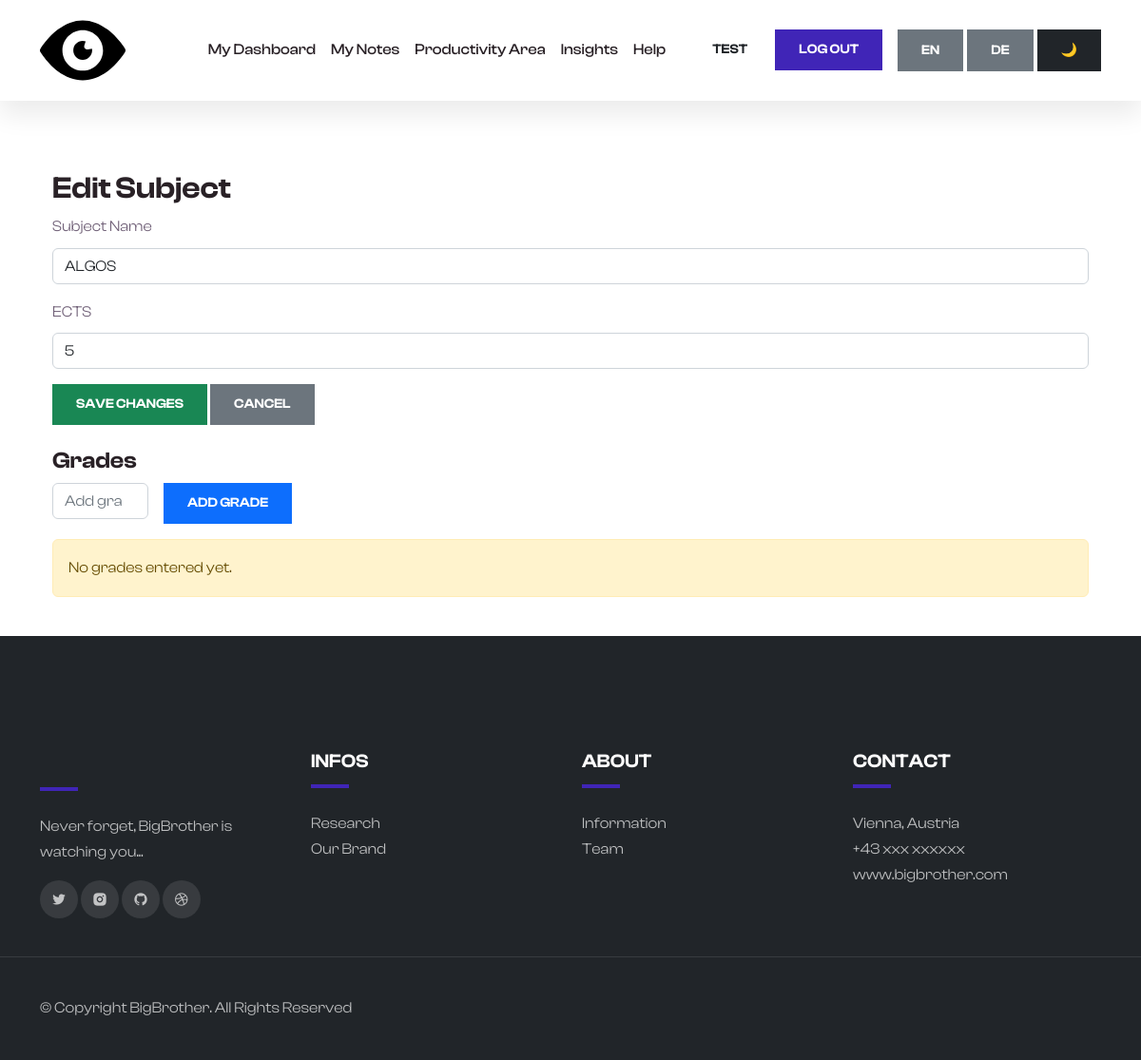
Before: /edit-subject.php?id=2 (signed in) with the older database file.
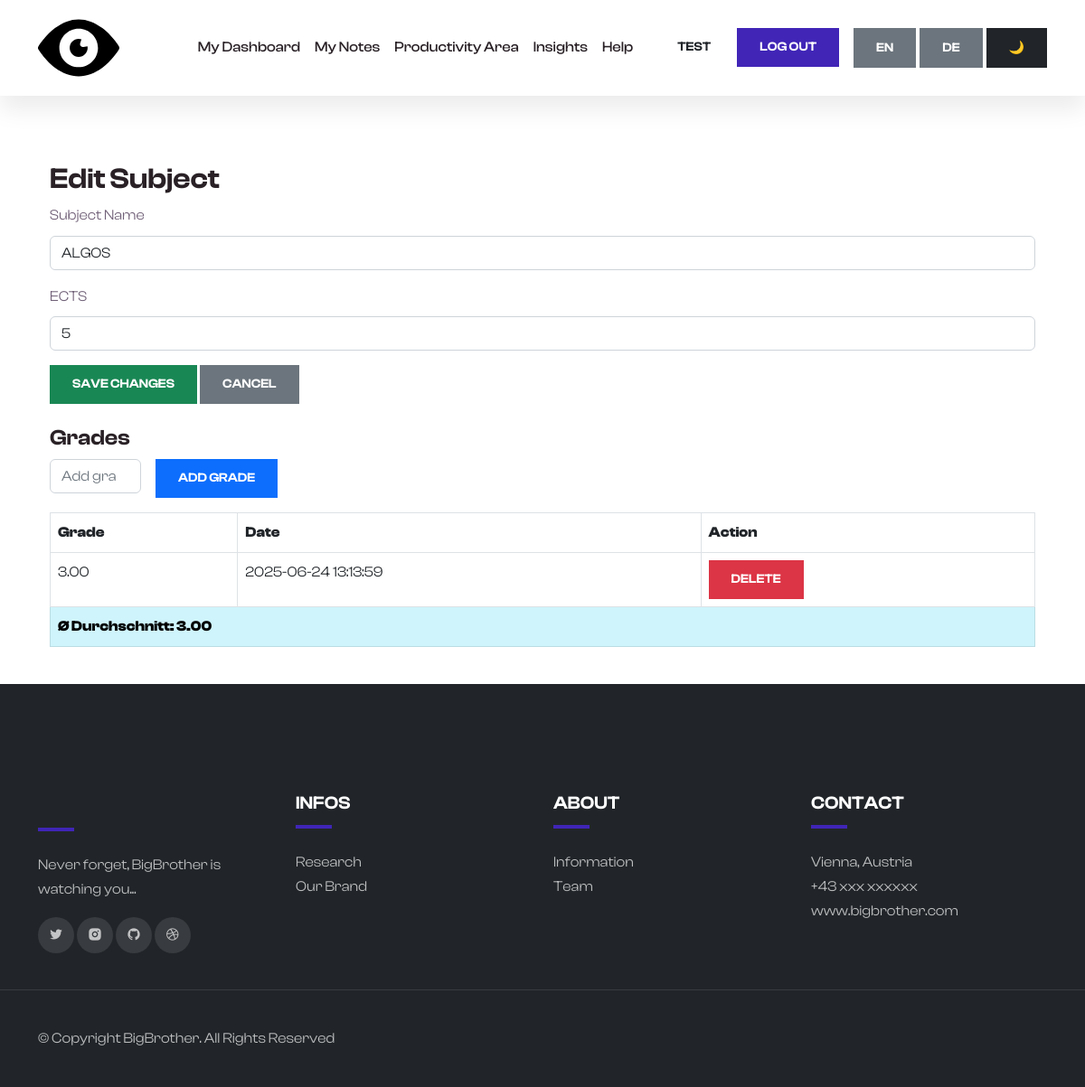
After: the same page with the newer database file.
### tables this page shows
CREATE TABLE `subject_grades` (
  `id` int(11) NOT NULL,
  `subject_id` int(11) DEFAULT NULL,
  `user_id` int(11) NOT NULL,
  `grade` decimal(4,2) NOT NULL,
  `created_at` timestamp NOT NULL DEFAULT current_timestamp()
);

### edit-subject.php (the view, shortened to what this page needs)
<?php
include('includes/db.php');
$subject_id = (int)$_GET['id'];
$user_id = $_SESSION['user_id'];
$stmt = $pdo->prepare("SELECT * FROM subjects WHERE id = ? AND user_id = ?");
$stmt->execute([$subject_id, $user_id]);
$subject = $stmt->fetch(PDO::FETCH_ASSOC);
$stmt = $pdo->prepare("SELECT * FROM subject_grades WHERE subject_id = ? AND user_id = ? ORDER BY created_at DESC");
$stmt->execute([$subject_id, $user_id]);
$grades = $stmt->fetchAll(PDO::FETCH_ASSOC);
$avg = null;
if ($grades) {
    $sum = 0;
    foreach ($grades as $g) $sum += $g['grade'];
    $avg = $sum / count($grades);
}
include "includes/header.php";
include "includes/nav.php";
?>
<div class="container mt-5" style="background-color:white; border-radius:10px; padding:25px;">
    <h2>Edit Subject</h2>
    <form method="POST" class="mb-4">
        <div class="mb-3">
            <label for="name" class="form-label">Subject Name</label>
            <input type="text" class="form-control" id="name" name="name" value="<?= htmlspecialchars($subject['name']) ?>" required>
        </div>
        <div class="mb-3">
            <label for="ects" class="form-label">ECTS</label>
            <input type="number" class="form-control" id="ects" name="ects" value="<?= (int)$subject['ects'] ?>" required>
        </div>
        <button type="submit" name="update_subject" class="btn btn-success">Save Changes</button>
        <a href="dashboard.php" class="btn btn-secondary">Cancel</a>
    </form>
    <h4>Grades</h4>
    <form method="POST" class="row g-3 mb-3">
        <div class="col-auto">
            <input type="number" step="0.01" min="1" max="6" class="form-control" name="grade" placeholder="Add grade" required>
        </div>
        <div class="col-auto">
            <button type="submit" name="add_grade" class="btn btn-primary">Add Grade</button>
        </div>
    </form>
    <?php if ($grades): ?>
        <table class="table table-bordered">
            <thead>
                <tr>
                    <th>Grade</th>
                    <th>Date</th>
                    <th>Action</th>
                </tr>
            </thead>
            <tbody>
                <?php foreach ($grades as $g): ?>
                    <tr>
                        <td><?= htmlspecialchars($g['grade']) ?></td>
                        <td><?= htmlspecialchars($g['created_at']) ?></td>
                        <td>
                            <form method="POST" style="display:inline;">
                                <button type="submit" name="delete_grade" class="btn btn-danger btn-sm" onclick="return confirm('Delete this grade?')">Delete</button>
                            </form>
                        </td>
                    </tr>
                <?php endforeach; ?>
                <tr class="table-info fw-bold">
                    <td colspan="3">Ø Durchschnitt: <?= number_format($avg, 2) ?></td>
                </tr>
            </tbody>
        </table>
    <?php else: ?>
        <div class="alert alert-warning">No grades entered yet.</div>
    <?php endif; ?>
</div>
<?php include "includes/footer.php"; ?>

Changed rows visible on the page:
added subject_grades: grade "3.00", created_at "2025-06-24 13:13:59"
Other visible differences:
$avg: (not shown) → "3.00"
text no longer shown: "No grades entered yet."
text now shown: "Grade Date Action Ø Durchschnitt:"
